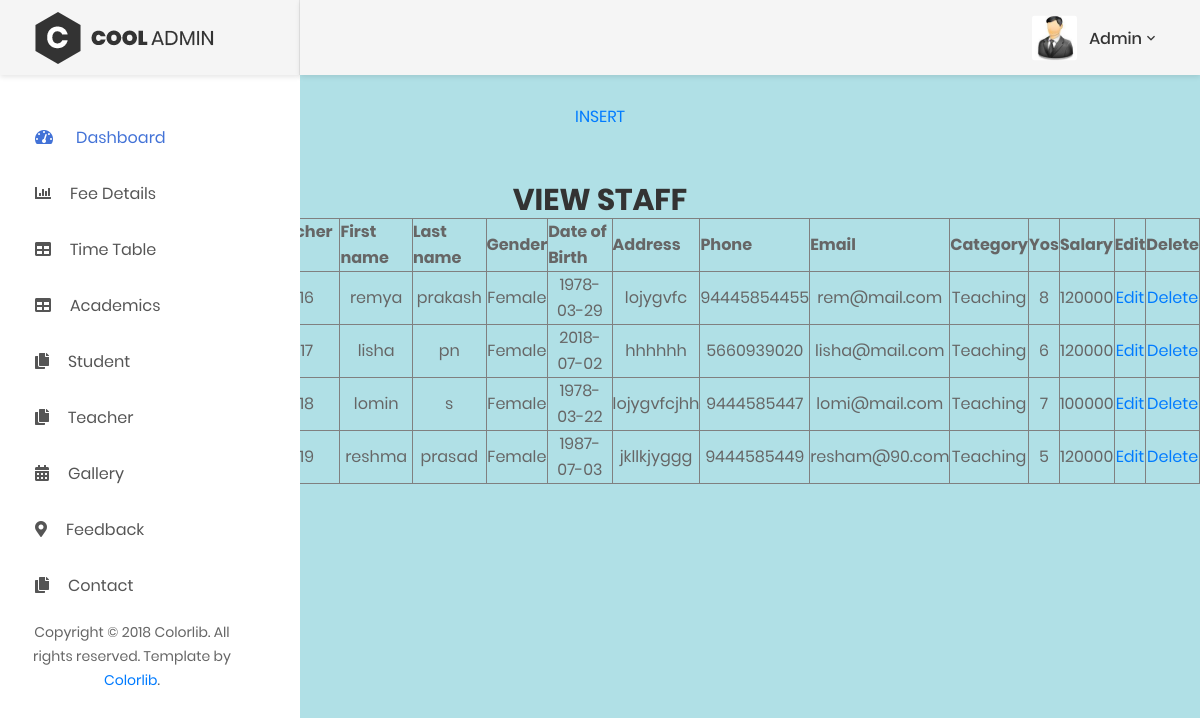
Screenshot of /admin/addstaff.php with the database file from the repository.
### tables this page shows
CREATE TABLE `tbl_staff` (
  `staff_no` int(10) NOT NULL,
  `t_id` int(10) NOT NULL,
  `ff_name` varchar(30) NOT NULL,
  `ll_name` varchar(30) NOT NULL,
  `gender` varchar(10) NOT NULL,
  `tdob` date NOT NULL,
  `taddress` varchar(50) NOT NULL,
  `tphone` varchar(15) NOT NULL,
  `temail` varchar(50) NOT NULL,
  `category` varchar(30) NOT NULL,
  `yos` int(2) NOT NULL,
  `salary` int(10) NOT NULL
);

### admin/addstaff.php (the view, shortened to what this page needs)
<?php
include ("header.php");
 $conn=new mysqli( $servername,$username, $password, $dbname);
?>
<!DOCTYPE html>
<html>
<head>
</head>
<body style="background-color:powderblue">
<div class="form" align="center">
<br><br><br><br>
<a href="adds.php">INSERT</a>
<br><br><br>
<h2>VIEW STAFF</h2>
<table width="78%" border="1" style="border-collapse:collapse;" align="right">
<thead>
<tr>
    <th><strong> Teacher id</strong></th>
    <th><strong>First name</strong></th>
    <th><strong>Last name</strong></th>
    <th><strong>Gender</strong></th>
    <th><strong>Date of Birth</strong></th>
    <th><strong>Address</strong></th>
    <th><strong>Phone</strong></th>
    <th><strong>Email</strong></th>
    <th><strong>Category</strong></th>
    <th><strong>Yos</strong></th>
    <th><strong>Salary</strong></th>
    <th><strong>Edit</strong></th>
    <th><strong>Delete</strong></th>
</tr>
</thead>
<tbody>
<?php
$sel_query="Select * from tbl_staff ";
$result = mysqli_query($conn,$sel_query);
while($row = mysqli_fetch_array($result)) { ?>
    <td align="center"><?php echo $row["t_id"]; ?></td>
    <td align="center"><?php echo $row["ff_name"]; ?></td>
    <td align="center"><?php echo $row["ll_name"]; ?></td>
    <td align="center"><?php echo $row["gender"]; ?></td>
    <td align="center"><?php echo $row["tdob"]; ?></td>
    <td align="center"><?php echo $row["taddress"]; ?></td>
    <td align="center"><?php echo $row["tphone"]; ?></td>
    <td align="center"><?php echo $row["temail"]; ?></td>
    <td align="center"><?php echo $row["category"]; ?></td>
         <td align="center"><?php echo $row["yos"]; ?></td>
         <td align="center"><?php echo $row["salary"]; ?></td>
<td align="center">
<a href="editstaff.php?id=<?php echo $row["t_id"]; ?>">Edit</a>
</td>
<td align="center">
<a href="deletestaff.php?id=<?php echo $row["t_id"];?>">Delete</a>
</td>
<?php   }?>
</tbody>
</table>
</div>
<?php
echo"<BR><BR><BR><BR><br><br><br>";
include("footer.php");
?>
</body>
</html>

### rows the page displays
tbl_staff: t "216", ff_name "remya", ll_name "prakash", gender "Female", tdob "1978-03-29", taddress "lojygvfc", tphone "94445854455", temail "rem@mail.com", category "Teaching", yos "8", salary "120000"
tbl_staff: t "217", ff_name "lisha", ll_name "pn", gender "Female", tdob "2018-07-02", taddress "hhhhhh", tphone "5660939020", temail "lisha@mail.com", category "Teaching", yos "6", salary "120000"
tbl_staff: t "218", ff_name "lomin", ll_name "s", gender "Female", tdob "1978-03-22", taddress "lojygvfcjhh", tphone "9444585447", temail "lomi@mail.com", category "Teaching", yos "7", salary "100000"
tbl_staff: t "219", ff_name "reshma", ll_name "prasad", gender "Female", tdob "1987-07-03", taddress "jkllkjyggg", tphone "9444585449", temail "resham@90.com", category "Teaching", yos "5", salary "120000"
